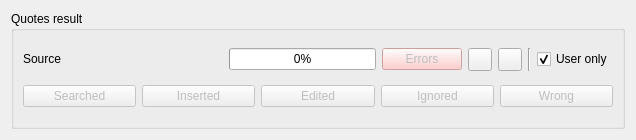
<?xml version="1.0" encoding="UTF-8"?>
<ui version="4.0">
 <class>wdgSource</class>
 <widget class="QWidget" name="wdgSource">
  <property name="geometry">
   <rect>
    <x>0</x>
    <y>0</y>
    <width>636</width>
    <height>140</height>
   </rect>
  </property>
  <property name="sizePolicy">
   <sizepolicy hsizetype="Preferred" vsizetype="Fixed">
    <horstretch>0</horstretch>
    <verstretch>0</verstretch>
   </sizepolicy>
  </property>
  <property name="minimumSize">
   <size>
    <width>0</width>
    <height>140</height>
   </size>
  </property>
  <property name="maximumSize">
   <size>
    <width>16777215</width>
    <height>140</height>
   </size>
  </property>
  <layout class="QHBoxLayout" name="horizontalLayout_4">
   <item>
    <layout class="QVBoxLayout" name="verticalLayout">
     <item>
      <widget class="QGroupBox" name="grp">
       <property name="title">
        <string>Quotes result</string>
       </property>
       <layout class="QVBoxLayout" name="verticalLayout_2">
        <item>
         <layout class="QHBoxLayout" name="horizontalLayout_2">
          <item>
           <widget class="QLabel" name="lbl">
            <property name="sizePolicy">
             <sizepolicy hsizetype="Minimum" vsizetype="Fixed">
              <horstretch>0</horstretch>
              <verstretch>0</verstretch>
             </sizepolicy>
            </property>
            <property name="minimumSize">
             <size>
              <width>200</width>
              <height>0</height>
             </size>
            </property>
            <property name="maximumSize">
             <size>
              <width>200</width>
              <height>16777215</height>
             </size>
            </property>
            <property name="text">
             <string>Source</string>
            </property>
           </widget>
          </item>
          <item>
           <widget class="QProgressBar" name="progress">
            <property name="value">
             <number>0</number>
            </property>
           </widget>
          </item>
          <item>
           <widget class="QPushButton" name="cmdErrors">
            <property name="enabled">
             <bool>false</bool>
            </property>
            <property name="sizePolicy">
             <sizepolicy hsizetype="Minimum" vsizetype="Fixed">
              <horstretch>0</horstretch>
              <verstretch>0</verstretch>
             </sizepolicy>
            </property>
            <property name="toolTip">
             <string>Show source parse errors</string>
            </property>
            <property name="styleSheet">
             <string notr="true">
background-color: rgb(255, 192, 192);</string>
            </property>
            <property name="text">
             <string>Errors</string>
            </property>
           </widget>
          </item>
          <item>
           <widget class="QToolButton" name="cmdRun">
            <property name="sizePolicy">
             <sizepolicy hsizetype="Fixed" vsizetype="Fixed">
              <horstretch>0</horstretch>
              <verstretch>0</verstretch>
             </sizepolicy>
            </property>
            <property name="text">
             <string/>
            </property>
            <property name="icon">
             <iconset resource="../images/xulpymoney.qrc">
              <normaloff>:/xulpymoney/transfer.png</normaloff>:/xulpymoney/transfer.png</iconset>
            </property>
           </widget>
          </item>
          <item>
           <widget class="QToolButton" name="cmdCancel">
            <property name="icon">
             <iconset resource="../images/xulpymoney.qrc">
              <normaloff>:/xulpymoney/button_cancel.png</normaloff>:/xulpymoney/button_cancel.png</iconset>
            </property>
           </widget>
          </item>
          <item>
           <widget class="Line" name="line">
            <property name="orientation">
             <enum>Qt::Vertical</enum>
            </property>
           </widget>
          </item>
          <item>
           <widget class="QCheckBox" name="chkUserOnly">
            <property name="text">
             <string>User only</string>
            </property>
            <property name="checked">
             <bool>true</bool>
            </property>
           </widget>
          </item>
         </layout>
        </item>
        <item>
         <layout class="QHBoxLayout" name="horizontalLayout">
          <item>
           <widget class="QPushButton" name="cmdSearched">
            <property name="enabled">
             <bool>false</bool>
            </property>
            <property name="toolTip">
             <string>Inserted quotes</string>
            </property>
            <property name="text">
             <string>Searched</string>
            </property>
           </widget>
          </item>
          <item>
           <widget class="QPushButton" name="cmdInserted">
            <property name="enabled">
             <bool>false</bool>
            </property>
            <property name="toolTip">
             <string>Inserted quotes</string>
            </property>
            <property name="text">
             <string>Inserted</string>
            </property>
           </widget>
          </item>
          <item>
           <widget class="QPushButton" name="cmdEdited">
            <property name="enabled">
             <bool>false</bool>
            </property>
            <property name="toolTip">
             <string>Updated quotes with the same product, date and time</string>
            </property>
            <property name="text">
             <string>Edited</string>
            </property>
           </widget>
          </item>
          <item>
           <widget class="QPushButton" name="cmdIgnored">
            <property name="enabled">
             <bool>false</bool>
            </property>
            <property name="toolTip">
             <string>Show quotes that are already in the database</string>
            </property>
            <property name="text">
             <string>Ignored</string>
            </property>
           </widget>
          </item>
          <item>
           <widget class="QPushButton" name="cmdBad">
            <property name="enabled">
             <bool>false</bool>
            </property>
            <property name="toolTip">
             <string>Show quotes that can't be saved (price 0...)</string>
            </property>
            <property name="text">
             <string>Wrong</string>
            </property>
           </widget>
          </item>
         </layout>
        </item>
       </layout>
      </widget>
     </item>
    </layout>
   </item>
  </layout>
 </widget>
 <resources>
  <include location="../images/xulpymoney.qrc"/>
 </resources>
 <connections/>
</ui>
